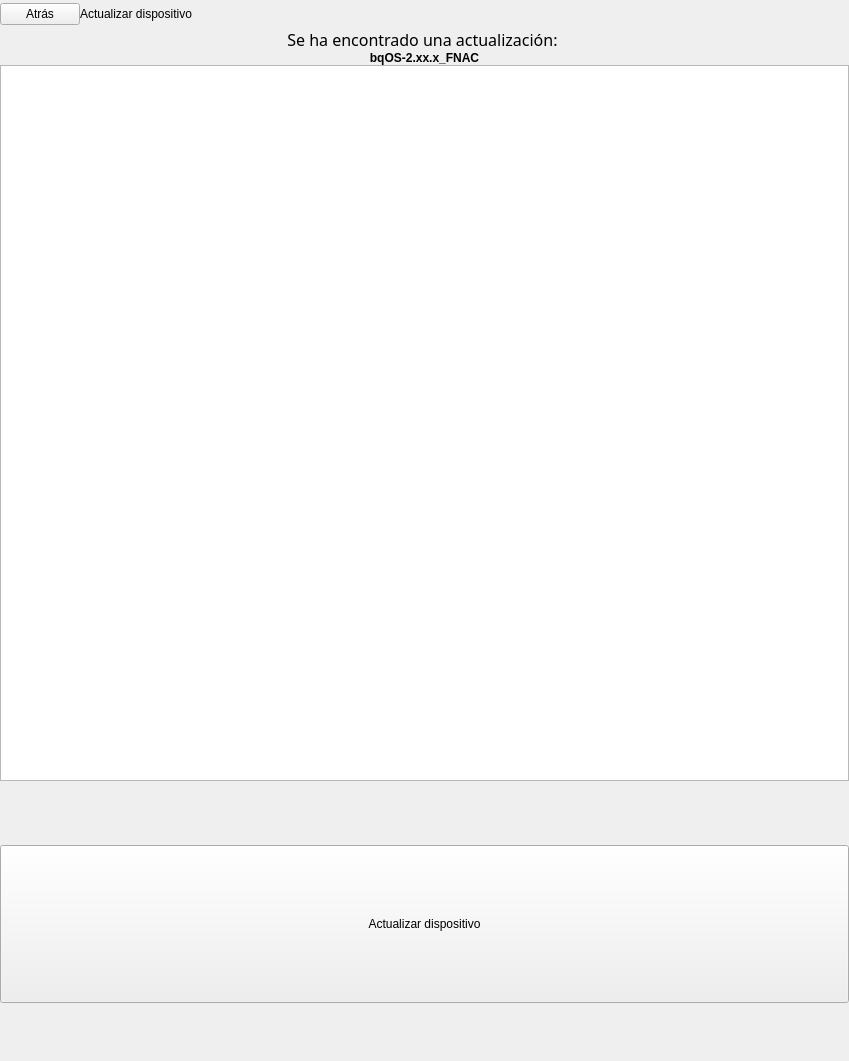
<?xml version="1.0" encoding="UTF-8"?>
<ui version="4.0">
 <class>SettingsUpdateDeviceAuto</class>
 <widget class="QWidget" name="SettingsUpdateDeviceAuto">
  <property name="geometry">
   <rect>
    <x>0</x>
    <y>0</y>
    <width>849</width>
    <height>1061</height>
   </rect>
  </property>
  <property name="sizePolicy">
   <sizepolicy hsizetype="Expanding" vsizetype="Expanding">
    <horstretch>0</horstretch>
    <verstretch>0</verstretch>
   </sizepolicy>
  </property>
  <property name="minimumSize">
   <size>
    <width>0</width>
    <height>0</height>
   </size>
  </property>
  <property name="maximumSize">
   <size>
    <width>849</width>
    <height>1061</height>
   </size>
  </property>
  <property name="windowTitle">
   <string>Form</string>
  </property>
  <property name="styleSheet">
   <string notr="true" />
  </property>
  <layout class="QVBoxLayout" name="verticalLayout_3">
   <property name="spacing">
    <number>0</number>
   </property>
   <property name="margin">
    <number>0</number>
   </property>
   <item>
    <widget class="QWidget" name="settingsSectionHeader" native="true">
     <layout class="QHBoxLayout" name="horizontalLayout_8">
      <property name="spacing">
       <number>0</number>
      </property>
      <property name="margin">
       <number>0</number>
      </property>
      <item>
       <widget class="SilentQPushButton" name="backBtn">
        <property name="focusPolicy">
         <enum>Qt::NoFocus</enum>
        </property>
        <property name="text">
         <string>Atr&#225;s</string>
        </property>
       </widget>
      </item>
      <item>
       <widget class="QLabel" name="sectionTitleLbl">
        <property name="minimumSize">
         <size>
          <width>0</width>
          <height>0</height>
         </size>
        </property>
        <property name="maximumSize">
         <size>
          <width>16777215</width>
          <height>14142</height>
         </size>
        </property>
        <property name="text">
         <string>Actualizar dispositivo</string>
        </property>
       </widget>
      </item>
      <item>
       <spacer name="horizontalSpacer_4">
        <property name="orientation">
         <enum>Qt::Horizontal</enum>
        </property>
        <property name="sizeHint" stdset="0">
         <size>
          <width>57</width>
          <height>28</height>
         </size>
        </property>
       </spacer>
      </item>
     </layout>
    </widget>
   </item>
   <item>
    <widget class="QFrame" name="settingsMarginTop">
     <property name="frameShape">
      <enum>QFrame::StyledPanel</enum>
     </property>
     <property name="frameShadow">
      <enum>QFrame::Raised</enum>
     </property>
    </widget>
   </item>
   <item>
    <widget class="QFrame" name="settingsCont">
     <property name="minimumSize">
      <size>
       <width>0</width>
       <height>0</height>
      </size>
     </property>
     <property name="maximumSize">
      <size>
       <width>16777215</width>
       <height>141421</height>
      </size>
     </property>
     <layout class="QVBoxLayout" name="verticalLayout">
      <property name="spacing">
       <number>0</number>
      </property>
      <property name="margin">
       <number>0</number>
      </property>
      <item>
       <widget class="QLabel" name="updateAutoLbl">
        <property name="font">
         <font>
          <family>Movistar Headline</family>
          <pointsize>12</pointsize>
         </font>
        </property>
        <property name="text">
         <string>Se ha encontrado una actualizaci&#243;n: </string>
        </property>
        <property name="alignment">
         <set>Qt::AlignCenter</set>
        </property>
        <property name="wordWrap">
         <bool>true</bool>
        </property>
       </widget>
      </item>
      <item>
       <widget class="QLabel" name="updateNumberLbl">
        <property name="font">
         <font>
          <weight>75</weight>
          <bold>true</bold>
         </font>
        </property>
        <property name="text">
         <string>bqOS-2.xx.x_FNAC</string>
        </property>
        <property name="alignment">
         <set>Qt::AlignCenter</set>
        </property>
        <property name="wordWrap">
         <bool>true</bool>
        </property>
       </widget>
      </item>
      <item>
       <widget class="bqQTextBrowser" name="releaseNotesText">
        <property name="textInteractionFlags">
         <set>Qt::NoTextInteraction</set>
        </property>
       </widget>
      </item>
      <item>
       <widget class="SettingsPagerCont" name="settingsPagerCont" native="true">
        <property name="minimumSize">
         <size>
          <width>0</width>
          <height>64</height>
         </size>
        </property>
        <property name="styleSheet">
         <string notr="true" />
        </property>
        <layout class="QHBoxLayout" name="horizontalLayout">
         <property name="spacing">
          <number>0</number>
         </property>
         <property name="margin">
          <number>0</number>
         </property>
        </layout>
       </widget>
      </item>
      <item>
       <widget class="SilentQPushButton" name="updateAutoBtn">
        <property name="sizePolicy">
         <sizepolicy hsizetype="Expanding" vsizetype="Expanding">
          <horstretch>0</horstretch>
          <verstretch>0</verstretch>
         </sizepolicy>
        </property>
        <property name="minimumSize">
         <size>
          <width>0</width>
          <height>112</height>
         </size>
        </property>
        <property name="maximumSize">
         <size>
          <width>16777215</width>
          <height>158</height>
         </size>
        </property>
        <property name="focusPolicy">
         <enum>Qt::NoFocus</enum>
        </property>
        <property name="text">
         <string>Actualizar dispositivo</string>
        </property>
       </widget>
      </item>
      <item>
       <spacer name="verticalSpacer_2">
        <property name="orientation">
         <enum>Qt::Vertical</enum>
        </property>
        <property name="sizeType">
         <enum>QSizePolicy::Minimum</enum>
        </property>
        <property name="sizeHint" stdset="0">
         <size>
          <width>28</width>
          <height>1</height>
         </size>
        </property>
       </spacer>
      </item>
     </layout>
    </widget>
   </item>
   <item>
    <spacer name="verticalBottomSection">
     <property name="orientation">
      <enum>Qt::Vertical</enum>
     </property>
     <property name="sizeType">
      <enum>QSizePolicy::Fixed</enum>
     </property>
     <property name="sizeHint" stdset="0">
      <size>
       <width>28</width>
       <height>57</height>
      </size>
     </property>
    </spacer>
   </item>
  </layout>
 </widget>
 <customwidgets>
  <customwidget>
   <class>SilentQPushButton</class>
   <extends>QPushButton</extends>
   <header>SilentQPushButton.h</header>
  </customwidget>
  <customwidget>
   <class>bqQTextBrowser</class>
   <extends>QTextBrowser</extends>
   <header location="global">bqQTextBrowser.h</header>
  </customwidget>
  <customwidget>
   <class>SettingsPagerCont</class>
   <extends>QWidget</extends>
   <header>SettingsPagerCont.h</header>
   <container>1</container>
  </customwidget>
 </customwidgets>
 <resources />
 <connections />
</ui>
